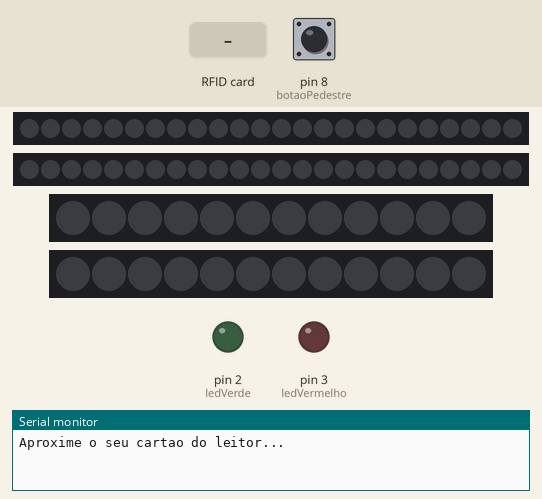
Simulated run of this sketch. Board: Arduino Mega 2560, built with avr-gcc and run on an emulated ATmega2560. On the bench: 2 × 24 RGB LEDs in strip order, left to right, 2 × 12 RGB LEDs in strip order, left to right, output pins drawn as LEDs (lit = HIGH), the last lines printed to the serial monitor. The inputs (shaded band) are chosen by the test bench; at power-on: pin 8 (botaoPedestre) HIGH. Pins used as bus, display or sensor lines are not drawn.

Above: at 1.2 s.
1.3 s: RFID card 30 17 D4 5C held to the reader
2.8 s: RFID card 5E 7A 19 C4 held to the reader
At 21.0 s:
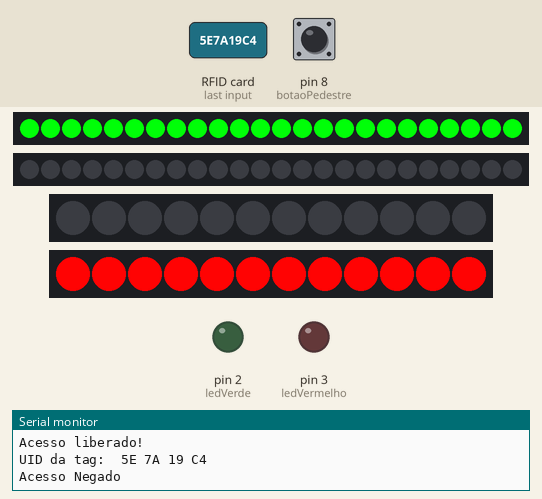
At 28.58 s:
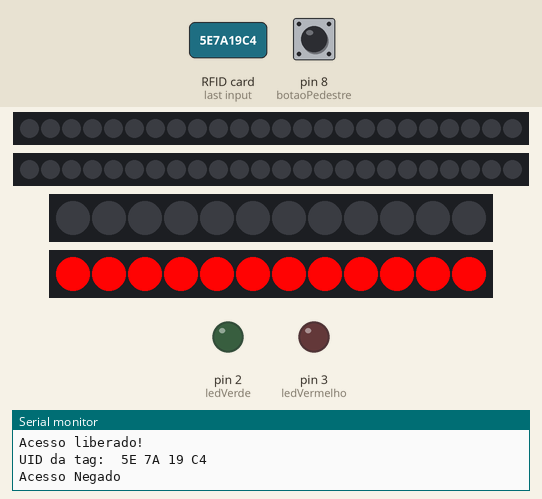
Timing chart, 0 to 28.8 s (numbered marks = the images above; inputs shaded):
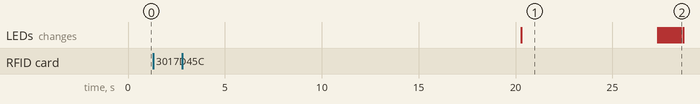

The sketch:

projeto-semaforo-finalizado.ino
```cpp
/*
  ==============================================================
  Semáforo com LEDs endereçaveis

  IDE Arduino: 1.8.13

  Autora: Téc. em Mecatrônica - Ivoneide Duarte
  Autor: Profº de Robótica - Sandro Mesquita
  Data: Janeiro de 2021 - Atualizado: Abril de 2021
  ==============================================================
*/

// ==============================================================//
// --- Declaração de bibliotecas ---
#include <Adafruit_NeoPixel.h>
#include <SPI.h>
#include <MFRC522.h>

// ==============================================================//
// --- Mapeamento de Hardware ---
#define pinMatrizLED_1  6
#define pinMatrizLED_2  7

#define pinMatrizLED_3  5
#define pinMatrizLED_4  4

#define numLEDVerde    24
#define numLEDVermelho 24

#define numLEDVerdePed    12
#define numLEDVermelhoPed 12

#define sensorChuva 10
#define botaoPedestre 8

#define SS_PIN 53
#define RST_PIN 9
#define ledVerde 2
#define ledVermelho 3

bool estadoBotao;
int flag = 0;
int tempVerde = 7000, tempVermelho = 10000;
unsigned long tempo, tempoAtual;
unsigned long cor;

Adafruit_NeoPixel matrizLEDVerde(numLEDVerde, pinMatrizLED_1, NEO_GRB + NEO_KHZ800);
Adafruit_NeoPixel matrizLEDVermelho(numLEDVermelho, pinMatrizLED_2, NEO_GRB + NEO_KHZ800);
Adafruit_NeoPixel matrizLEDVerdePed(numLEDVerdePed, pinMatrizLED_3, NEO_GRB + NEO_KHZ800);
Adafruit_NeoPixel matrizLEDVermelhoPed(numLEDVermelhoPed, pinMatrizLED_4, NEO_GRB + NEO_KHZ800);

MFRC522 mfrc522(SS_PIN, RST_PIN);

char st[20];
// ==============================================================//
// --- Protótipos das Funções ---
void semaforoVerde();
void semaforoVermelho();
void semaforoAmarelo();
void desliga();
void rfid_func();
void efeitoSemaforoVerde();
void efeitoSemaforoAmarelo();

// ==============================================================//
// --- Configurações Iniciais ---
void setup()
{
  Serial.begin(9600);
  SPI.begin();
  mfrc522.PCD_Init();

  //Inicializa o semáforo dos veículos
  matrizLEDVerde.begin();
  matrizLEDVerde.show();
  matrizLEDVermelho.begin();
  matrizLEDVermelho.show();
  //Inicializa o semáforo dos pedestres
  matrizLEDVerdePed.begin();
  matrizLEDVerdePed.show();
  matrizLEDVermelhoPed.begin();
  matrizLEDVermelhoPed.show();

  pinMode(ledVerde, OUTPUT);
  pinMode(ledVermelho, OUTPUT);
  pinMode(sensorChuva, INPUT);
  pinMode(botaoPedestre, INPUT_PULLUP);

  Serial.println("Aproxime o seu cartao do leitor...");
  Serial.println();

  digitalWrite(ledVerde, LOW);
  digitalWrite(ledVermelho, LOW);

  tempo = millis();
}

// ==============================================================//
// --- Loop Infinito ---
void loop()
{
  tempoAtual = millis() - tempo;

  rfid_func();

  estadoBotao = digitalRead(botaoPedestre);

  if (!estadoBotao && !digitalRead(sensorChuva))
  {
    tempVerde = tempoAtual + 500;
  }
  else
  {
    if ((tempoAtual >= tempVermelho) && (flag == 0))
    {
      desliga();
      semaforoVerde();
      tempo = millis();
      tempVermelho = 10000;
    }
    else if ((tempoAtual >= tempVerde) && (flag == 1))
    {
      efeitoSemaforoVerde();
      desliga();
      semaforoAmarelo();
      tempVerde = 7000;
      tempo = millis();
    }
    else if ((tempoAtual >= 3000) && (flag == 2))
    {
      efeitoSemaforoAmarelo();
      desliga();
      semaforoVermelho();
      tempo = millis();
    }
  }
}

// --- Desenvolvimento das Funções
void semaforoVerde()
{
  //Veículos
  matrizLEDVerde.clear();
  cor = matrizLEDVerde.Color(0, 255, 8); //Cor verde
  for (int nL = 0; nL < numLEDVerde; nL++ )
  { //Acende os LEDs
    matrizLEDVerde.setPixelColor(nL, cor);
    matrizLEDVerde.show();
  }
  //Pedestres
  cor = matrizLEDVermelhoPed.Color(255, 3, 3); //Cor vermelha
  for (int nL = 0; nL < numLEDVermelhoPed; nL++)
  { //Acende os LEDs
    matrizLEDVermelhoPed.setPixelColor(nL, cor);
    matrizLEDVermelhoPed.show();
  }
  flag = 1;
}

void semaforoVermelho()
{
  //Veículos
  matrizLEDVermelho.clear();
  cor = matrizLEDVermelho.Color(255, 3, 3); //Cor vermelha
  for (int nL = 0; nL < numLEDVermelho; nL++ )
  { //Acende os LEDs
    matrizLEDVermelho.setPixelColor(nL, cor);
    matrizLEDVermelho.show();
  }
  //Pedestres
  cor = matrizLEDVerdePed.Color(0, 255, 8); //Cor verde
  for (int nL = 0; nL < numLEDVerdePed; nL++)
  { //Acende os LEDs
    matrizLEDVerdePed.setPixelColor(nL, cor);
    matrizLEDVerdePed.show();
  }
  flag = 0;
}

void semaforoAmarelo()
{
  matrizLEDVerde.clear();
  cor = matrizLEDVerde.Color(100, 100, 0);
  for (int nL = 0; nL < numLEDVerde; nL++ )
  { //Acende os LEDs
    matrizLEDVerde.setPixelColor(nL, cor);
    matrizLEDVerde.show();
  }

  matrizLEDVermelho.clear();
  cor = matrizLEDVermelho.Color(100, 100, 0);
  for (int nL = 0; nL < numLEDVermelho; nL++ )
  { //Acende os LEDs
    matrizLEDVermelho.setPixelColor(nL, cor);
    matrizLEDVermelho.show();
  }

  cor = matrizLEDVermelhoPed.Color(255, 3, 3);
  for (int nL = 0; nL < numLEDVermelho; nL++ )
  { //Acende os LEDs
    matrizLEDVermelhoPed.setPixelColor(nL, cor);
    matrizLEDVermelhoPed.show();
  }
  flag = 2;
}

void desliga()
{
  matrizLEDVerde.clear();
  for (int nL = 0; nL < numLEDVerde; nL++ )
  { //Apaga os LEDs
    matrizLEDVerde.setPixelColor(nL, LOW);
    matrizLEDVerde.show();
  }

  matrizLEDVerde.clear();
  for (int nL = 0; nL < numLEDVerde; nL++ )
  { //Apaga os LEDs
    matrizLEDVermelho.setPixelColor(nL, LOW);
    matrizLEDVermelho.show();
  }

  for (int nL = 0; nL < numLEDVerde; nL++ )
  { //Apaga os LEDs
    matrizLEDVerdePed.setPixelColor(nL, LOW);
    matrizLEDVerdePed.show();
  }
  for (int nL = 0; nL < numLEDVerde; nL++ )
  { //Apaga os LEDs
    matrizLEDVermelhoPed.setPixelColor(nL, LOW);
    matrizLEDVermelhoPed.show();
  }
  delay(100);
}

void efeitoSemaforoVerde()
{
  for (int nL = 0; nL < numLEDVerde; nL++ )
  { //Apaga os LEDs
    matrizLEDVerde.setPixelColor(nL, LOW);
    matrizLEDVerde.show();
    delay(50);
  }
}

void efeitoSemaforoAmarelo()
{
  for (byte x = 70; x > 0; x -= 10)
  {
    for (int nL = 0; nL < 24; nL++)
    {
      matrizLEDVermelho.setPixelColor(nL, LOW);
      matrizLEDVermelho.show();
      matrizLEDVerde.setPixelColor(nL, LOW);
      matrizLEDVerde.show();
      delay(x);
    }
    matrizLEDVerde.clear();
    matrizLEDVermelho.clear();
    cor = matrizLEDVerde.Color(100, 100, 0);
    for (int nL = 0; nL < 24; nL++)
    {
      matrizLEDVermelho.setPixelColor(nL, cor);
      matrizLEDVermelho.show();
      matrizLEDVerde.setPixelColor(nL, cor);
      matrizLEDVerde.show();
    }
  }
}

void rfid_func()
{
  if (!mfrc522.PICC_IsNewCardPresent()) return;
  if (!mfrc522.PICC_ReadCardSerial()) return;

  Serial.print("UID da tag: ");
  String conteudo = "";
  byte letra;
  for (byte i = 0; i < mfrc522.uid.size; i++)
  {
    Serial.print(mfrc522.uid.uidByte[i] < 0x10 ? " 0" : " ");
    Serial.print(mfrc522.uid.uidByte[i], HEX);
    conteudo.concat(String(mfrc522.uid.uidByte[i] < 0x10 ? " 0" : " "));
    conteudo.concat(String(mfrc522.uid.uidByte[i], HEX));
  }
  conteudo.toUpperCase();

  if (conteudo.substring(1) == "30 17 D4 5C")
  {
    Serial.println();
    Serial.println("Acesso liberado!");
    Serial.println();

    // Aciona LED verde
    //    digitalWrite(ledVerde, HIGH);
    //    delay(800);
    //    digitalWrite(ledVerde, LOW);
    //    delay(1200);

    tempVermelho *= 2; //Dobra o tempo do semáforo vermelho do carro
  }
  else
  {
    Serial.println();
    Serial.println("Acesso Negado");
    Serial.println();

    // Aciona LED vermelho
    //    digitalWrite(ledVermelho, HIGH);
    //    delay(800);
    //    digitalWrite(ledVermelho, LOW);
    //    delay(1200);
  }
}
```
